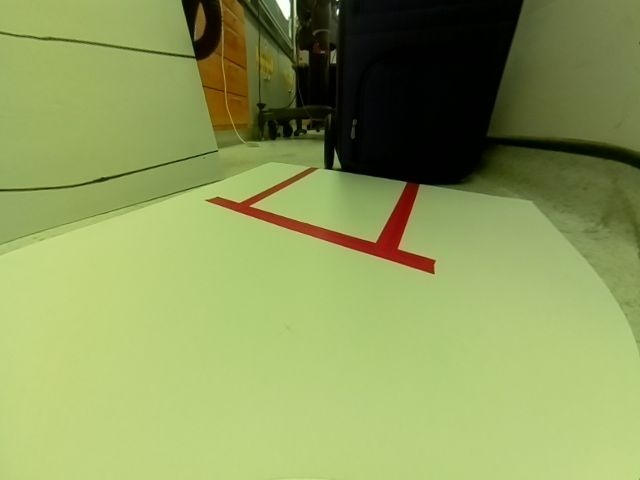
#> input picture src/parking_test_image/modify/IMAGE.jpg, 640 x 480 px
$ jupyter execute --allow-errors lanedetection_test.ipynb   (shell and % lines are left out)
#> lines starting #> are read from the running program, lines starting #| are printed output that depends on the picture; after the words box and inside, x2 and y2 are one past the last pixel; in counts of white or black regions, pixels touching at a corner belong together
[cell 1]
import matplotlib.pyplot as plt
import matplotlib.image as mpimg
import numpy as np
import cv2
import math
from __future__ import division
import copy
# reading in an image

image = mpimg.imread('IMAGE.jpg')
#> image is the input picture: shape (480, 640, 3); mean R, G, B 140.2, 155.1, 90.9

# printing out some stats and plotting the image

print('This image is:', type(image), 'with dimensions:', image.shape)
#| This image is: <class 'numpy.ndarray'> with dimensions: (480, 640, 3)

#image = cv2.cvtColor(image, cv2.COLOR_RGB2BGR);
plt.imshow(image)
plt.show()
cv2.imshow('find_coord',image)
cv2.waitKey(18000)
cv2.destroyAllWindows()

[cell 2]
'''
add_contrast = copy.copy(image[:,:,1:3])
add_contrast = add_contrast*2
add_con_image = copy.copy(image)
add_con_image[:,:,1:3] = add_contrast

plt.imshow(add_con_image)
plt.show()
image = add_con_image
'''
find_cor = cv2.imread('parking_test_05.jpg')
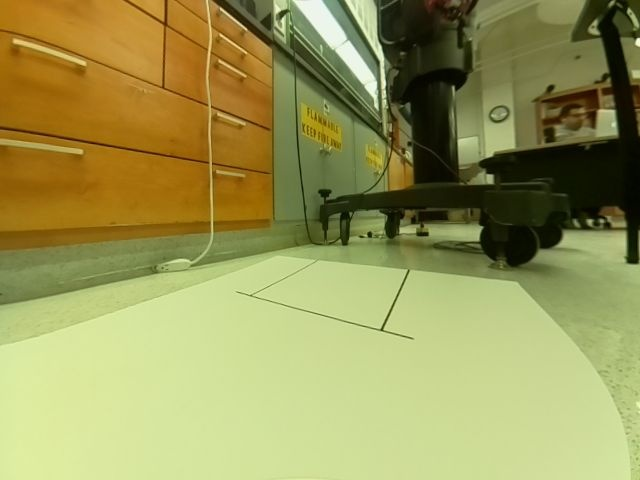
#> input picture src/parking_test_image/modify/parking_test_05.jpg, 640 x 480 px
#> find_cor is the input picture: shape (480, 640, 3); mean B, G, R 87.8, 151.7, 153.4
cv2.imshow('find_coord',find_cor)
#cv2.waitKey(18000)
cv2.destroyAllWindows()

[cell 3]
def region_of_interest(img, vertices):
    mask = np.zeros_like(img)

    match_mask_color = 255 # This line altered for grayscale.

    cv2.fillPoly(mask, vertices, match_mask_color)
    masked_image = cv2.bitwise_and(img, mask)
    return masked_image


height = image.shape[0]
width = image.shape[1]

region_of_interest_vertices = [
    (60, height*0.8),
    #(0, 350),
    (60, height*0.3),
    (580,height*0.3),
    (580,height*0.8),
]

hsv = cv2.cvtColor(image, cv2.COLOR_RGB2HLS)
#> hsv: shape (480, 640, 3); mean of channels 0, 1, 2 38.6, 124.1, 111.7
lower_red = np.array([0,50,50])
upper_red = np.array([25,250,250])
mask0 = cv2.inRange(hsv, lower_red, upper_red)
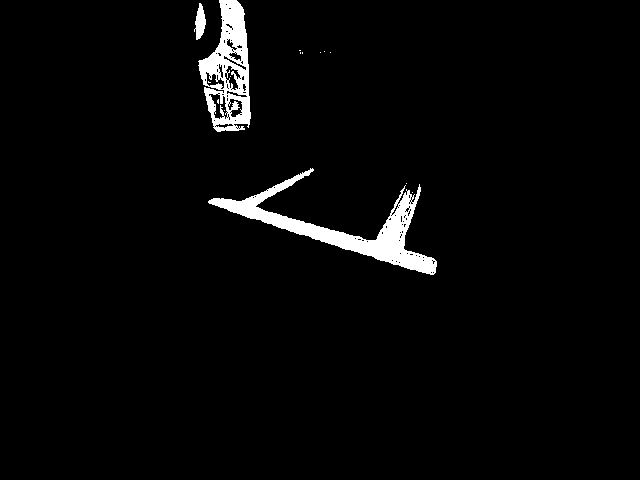
#> mask0: shape (480, 640); 2.9% white; 15 white regions (12 under 20 px), largest, box (x1, y1, x2, y2) and area: (208, 168, 437, 275) 5035, (198, 0, 251, 132) 3638, (194, 3, 206, 40) 268
# upper mask (170-180)
lower_red = np.array([160,50,50])
upper_red = np.array([185,250,250])
mask1 = cv2.inRange(hsv, lower_red, upper_red)
#> mask1: shape (480, 640); every value is 0
mask = mask0+mask1


plt.figure()
plt.imshow(mask)
plt.show()

res = cv2.bitwise_and(image,image,mask=mask)

cannyed_image = cv2.Canny(res, 90, 100)
#> cannyed_image: shape (480, 640); 0.91% white in thin lines or dots, all inside (x1, y1, x2, y2) = (193, 0, 438, 276)

# Moved the cropping operation to the end of the pipeline.
cropped_image = region_of_interest(
    cannyed_image,
    np.array([region_of_interest_vertices], np.int32)
)
#> in region_of_interest, `cv2.fillPoly(mask, vertices, match_mask_color)`:
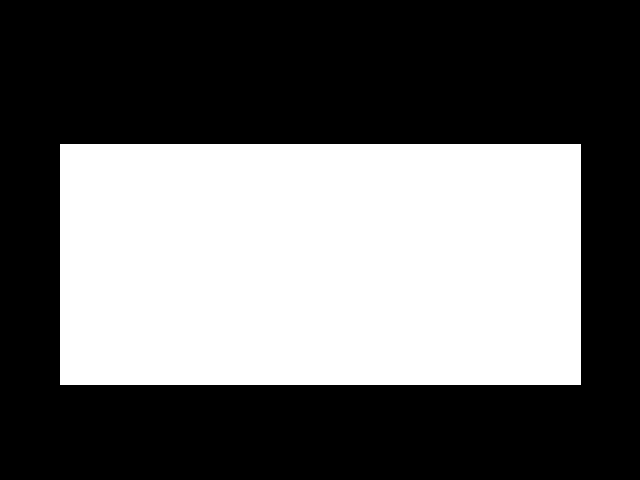
#> mask: shape (480, 640); 40.9% white; 1 white region, box (x1, y1, x2, y2) and area: (60, 144, 581, 385) 125561
#> in region_of_interest, `masked_image = cv2.bitwise_and(img, mask)`:
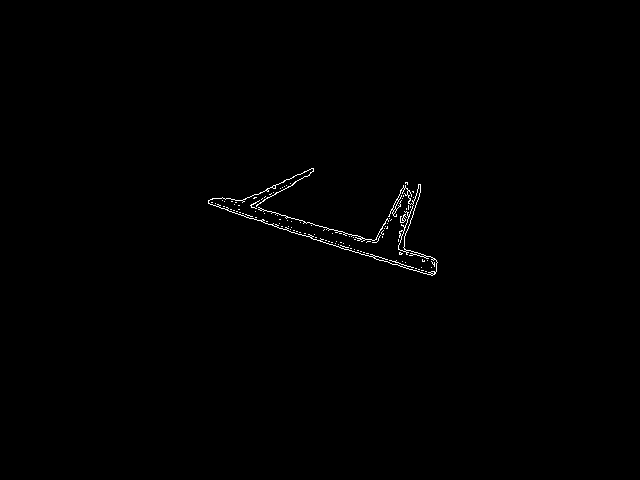
#> masked_image: shape (480, 640); 0.44% white in thin lines or dots, all inside (x1, y1, x2, y2) = (208, 168, 438, 276)

plt.figure()
plt.imshow(cropped_image)

plt.show()

[cell 4]
cannyed_image.shape

[cell 5]
lines = cv2.HoughLinesP(
    cropped_image,
    rho=6,
    theta=np.pi / 120,
    threshold=35,
    lines=np.array([]),
    minLineLength=30,
    maxLineGap=8
)
#> lines = 17 rows, first 6: [272, 224, 326, 240], [398, 249, 436, 260], [382, 258, 416, 268], [348, 249, 427, 274], [251, 206, 374, 242], [267, 188, 313, 168]
print('hough lines detected, lines number:',lines.shape[0])
#| hough lines detected, lines number: 17

[cell 6]
def draw_lines(img, lines, color=[255, 0, 0], thickness=2):
    # If there are no lines to draw, exit.
#> called with lines = array of shape (17, 1, 4), thickness = 2
    if lines is None:
        return

    # Make a copy of the original image.
    img = np.copy(img)

    # Create a blank image that matches the original in size.
    line_img = np.zeros(
        (
            img.shape[0],
            img.shape[1],
            3
        ),
        dtype=np.uint8,
    )

    # Loop over all lines and draw them on the blank image.
    for line in lines:
        for x1, y1, x2, y2 in line:
            cv2.line(line_img, (x1, y1), (x2, y2), color, thickness)
#> this loop made 17 passes

    # Merge the image with the lines onto the original.
    img = cv2.addWeighted(img, 0.8, line_img, 1.0, 0.0)

    return img

line_image = draw_lines(image, lines) # <---- Add this call.

plt.figure()
plt.imshow(line_image)

plt.show()
lines.shape

[cell 7]
# [13 lines left out: functions regular2polar, polar2regular, not called in this run]

def origin_intsec(slope, dev):
    sl = -1/slope
    x = dev/(sl-slope)
    y = sl*x
    return x,y

lines.shape
slope_list = list()
dev_list = list()
dis_list = list()
theta_list = list()
intsec_xlist = list()
intsec_ylist = list()
for line in lines:
    if (line[0][2]-line[0][0]) != 0:  # eliminate the lines with y1 = y2
        slope = (line[0][3]-line[0][1])/(line[0][2]-line[0][0])
        dev = line[0][1]-slope*line[0][0]
        intsec_x, intsec_y = origin_intsec(slope,dev)
        intsec_xlist.append(intsec_x)
        intsec_ylist.append(intsec_y)

        #theta, dis = regular2polar(slope, dev)

        slope_list.append(slope)
        dev_list.append(dev)
#> this loop made 17 passes
#> (line, slope, dev, sl in origin_intsec, x in origin_intsec, y in origin_intsec, intsec_x, intsec_y) on passes 1 to 6: ([[272, 224, 326, 240]], 0.296, 143.4, -3.38, -39.06, 131.8, -39.06, 131.8), ([[398, 249, 436, 260]], 0.289, 133.8, -3.45, -35.73, 123.4, -35.73, 123.4), ([[382, 258, 416, 268]], 0.294, 145.6, -3.4, -39.43, 134.1, -39.43, 134.1), ([[348, 249, 427, 274]], 0.316, 138.9, -3.16, -39.95, 126.2, -39.95, 126.2), ([[251, 206, 374, 242]], 0.293, 132.5, -3.42, -35.73, 122.1, -35.73, 122.1), ([[267, 188, 313, 168]], -0.435, 304.1, 2.3, 111.2, 255.7, 111.2, 255.7)
#> after the loop, dev_list = [143.4, 133.8, 145.6, 138.9, 132.5, 304.1, 1388.9, 121.4, 810.5, 1312.8, 347.1, 1246.5, 1024, 123.8, 143.8, 127.8, 1476.2]; intsec_xlist = [-39.06, -35.73, -39.43, -39.95, -35.73, 111.2, 431.9, -40.14, 371.2, 429.1, 147.7, 415.8, 409.6, -35.42, -39.58, -35.17, 435.6]; intsec_ylist = [131.8, 123.4, 134.1, 126.2, 122.1, 255.7, 150.7, 106.3, 242.7, 159.7, 264.6, 159, 204.8, 112.7, 131.9, 117.2, 142.2]; slope_list = [0.296, 0.289, 0.294, 0.316, 0.293, -0.435, -2.87, 0.378, -1.53, -2.69, -0.558, -2.62, -2, 0.314, 0.3, 0.3, -3.06]
        #dis_list.append(dis)
        #theta_list.append(theta)

plt.figure()
plt.scatter(intsec_xlist,intsec_ylist)
plt.show()
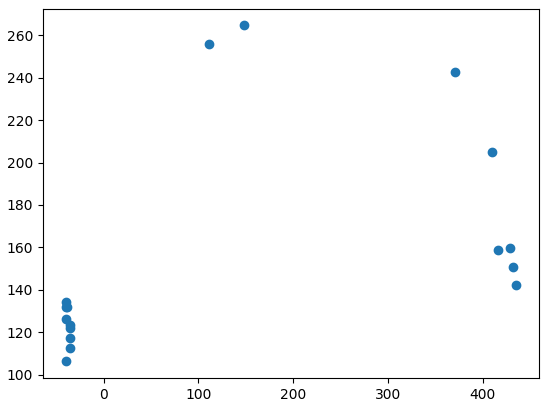
#> figure drawn by matplotlib, 1 panel

#> (a cell that did not finish here is left out)

[cell 9]
theta_list
#dis_list

[cell 10]
np.sin(2)

[cell 11]
from scipy.cluster.hierarchy import dendrogram, linkage
# some setting for this notebook to actually show the graphs inline
# you probably won't need this
np.set_printoptions(precision=5, suppress=True)  # suppress scientific float notation

[cell 12]
slope_list
#> Out has the same summary as slope_list

[cell 13]
# combine slope and deviation in one list
lines_array = np.column_stack((slope_list, dev_list))
#> lines_array = 17 rows, first 8: [0.296, 143.4], [0.289, 133.8], [0.294, 145.6], [0.316, 138.9], [0.293, 132.5], [-0.435, 304.1], [-2.87, 1388.9], [0.378, 121.4]


# filter can also be developed, like use (rou,theta) as data
lines_array_filted = copy.copy(lines_array)
#> lines_array_filted has the same summary as lines_array
def lines_array_filter(lines):
    lines_invk = copy.copy(lines)
#> lines_invk has the same summary as lines_array outside lines_array_filter
    #lines_invk[:,0] = -lines_invk[:,0]
    lines_2pts = np.zeros((lines.shape[0],4))

    for i in range(lines_invk.shape[0]):
        k = lines_invk[i][0]
        b = lines_invk[i][1]
        if 0 <= b <= 480:
            lines_2pts[i][0] = 0
            lines_2pts[i][1] = b
            check = 640 * k + b
            if 0 <= check <= 480:
                lines_2pts[i][2] = 640
                lines_2pts[i][3] = check
            elif check > 480:
                lines_2pts[i][2] = (480-b)/k
                lines_2pts[i][3] = 480
            else:
                lines_2pts[i][2] = -b/k
                lines_2pts[i][3] = 0

        elif lines[i][1] > 480:
            lines_2pts[i][0] = (480-b)/k
            lines_2pts[i][1] = 480
            check = 640 * k + b
            if 0 <= check <= 480:
                lines_2pts[i][2] = 640
                lines_2pts[i][3] = check
            else:
                lines_2pts[i][2] = -b/k
                lines_2pts[i][3] = 0

        else:
            lines_2pts[i][0] = -b/k
            lines_2pts[i][1] = 0
            check = 640 * k + b
            if 0 <= check <= 480:
                lines_2pts[i][2] = 640
                lines_2pts[i][3] = check
            else:
                lines_2pts[i][2] = (480-b)/k
                lines_2pts[i][3] = 480
#> this loop made 17 passes
#> (k, b, check) on passes 1 to 8: (0.296, 143.4, 333), (0.289, 133.8, 319.1), (0.294, 145.6, 333.9), (0.316, 138.9, 341.4), (0.293, 132.5, 319.9), (-0.435, 304.1, 25.83), (-2.87, 1388.9, -445.7), (0.378, 121.4, 363.2)
#> after the loop, lines_2pts = 17 rows, first 6: [0, 143.4, 640, 333], [0, 133.8, 640, 319.1], [0, 145.6, 640, 333.9], [0, 138.9, 640, 341.4], [0, 132.5, 640, 319.9], [0, 304.1, 640, 25.83]

    return lines_2pts


lines_array_filted = lines_array_filter(lines_array)
#> lines_array_filted has the same summary as lines_2pts in lines_array_filter
lines_feature_array= np.column_stack((intsec_xlist, intsec_ylist))
#> lines_feature_array = 17 rows, first 8: [-39.06, 131.8], [-35.73, 123.4], [-39.43, 134.1], [-39.95, 126.2], [-35.73, 122.1], [111.2, 255.7], [431.9, 150.7], [-40.14, 106.3]

Z = linkage(lines_feature_array, 'ward')
#> Z = 16 rows, first 6: [0, 14, 0.525, 2], [1, 4, 1.37, 2], [2, 17, 2.51, 3], [13, 15, 4.56, 2], [3, 18, 6.3, 3], [6, 16, 9.2, 2]
lines_array_filted
#> Out has the same summary as lines_2pts in lines_array_filter

[cell 14]
# a integreted function to use dendrogram_hierarchy clusters

# Note_here can write a loop to increase max_d until get 3 valid lines

from scipy.cluster.hierarchy import fcluster
max_d = 200
clusters = fcluster(Z, max_d, criterion='distance')
#> clusters = 17 values, max 3 at index 5, min 1 at index 6, mean 1.76
cluster_number = np.unique(clusters).shape[0]

# define a function to calculate the ave k and b for each line
def lines_para_ave(clst_num, clsts):
#> called with clst_num = 3, clsts = array of shape (17,)
    lineslope_array_cluster = np.zeros((clst_num, 1))
    slope_ave = np.zeros((cluster_number, 1))
    linedev_array_cluster = np.zeros((clst_num, 1))
    dev_ave = np.zeros((cluster_number, 1))


    for i in range (clst_num):
        count = 0
        for j in range (clsts.shape[0]):
            if clsts[j] == (i+1):
                count += 1
                lineslope_array_cluster[i][0] += lines_array[j][0]
                linedev_array_cluster[i][0] += lines_array[j][1]
        slope_ave[i][0] = lineslope_array_cluster[i][0]/count
        dev_ave[i][0] = linedev_array_cluster[i][0]/count
#> after the loop, dev_ave = [1209.8, 134.6, 325.6]; linedev_array_cluster = [7258.9, 1211.1, 651.2]; lineslope_array_cluster = [-14.76, 2.78, -0.993]; slope_ave = [-2.46, 0.309, -0.496]
    return slope_ave, dev_ave

slope_ave, dev_ave = lines_para_ave(cluster_number,clusters)
#> slope_ave = [-2.46, 0.309, -0.496]; dev_ave = [1209.8, 134.6, 325.6]

# a function to draw new lines given the lines_para_ave
def draw_new_lines(k_ave, b_ave):
    new_lines = np.zeros((k_ave.shape[0],1,4))
    for i in range(b_ave.shape[0]):

        new_y2 = k_ave[i][0]*width + dev_ave[i][0]
        new_y2 = int(new_y2)
        b_ave[i][0] = int(b_ave[i][0])
        new_y1 = b_ave[i][0]
        temp_lines = np.zeros((1,4))
        temp_lines[0] = [0, new_y1, width, new_y2]
        new_lines[i] = temp_lines
#> this loop made 3 passes
#> (new_y2, new_y1) on passes 1 to 3: (-364, 1209), (332, 134), (7, 325)
#> after the loop, b_ave = [1209, 134, 325]; new_lines = [[0, 1209, 640, -364], [0, 134, 640, 332], [0, 325, 640, 7]]

    new_lines = new_lines.astype(int)
    new_lines_img = draw_lines(image, new_lines, color=[255, 0, 0], thickness=3)
#> call 2 of draw_lines, with lines = array of shape (3, 1, 4), thickness = 3
#> the loop in draw_lines (call 2), `for line in lines:` made 3 passes
#> after the loop in draw_lines (call 2), `for line in lines:`:
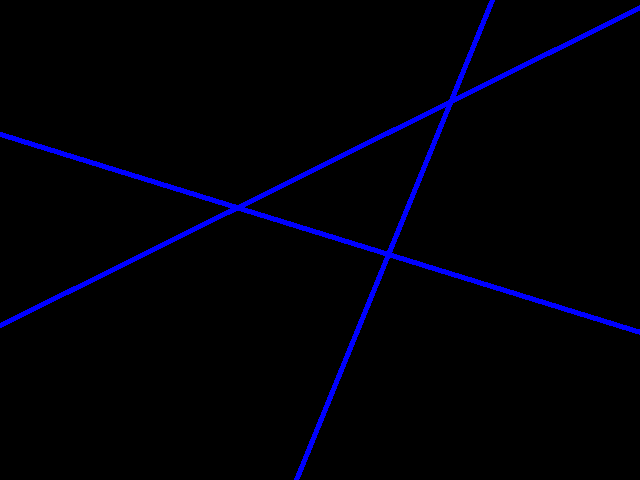
#> line_img: shape (480, 640, 3); mean of channels 0, 1, 2 7.9, 0, 0; drawn as B, G, R
#> in draw_lines (call 2), `img = cv2.addWeighted(img, 0.8, line_img, 1.0, 0.0)`:
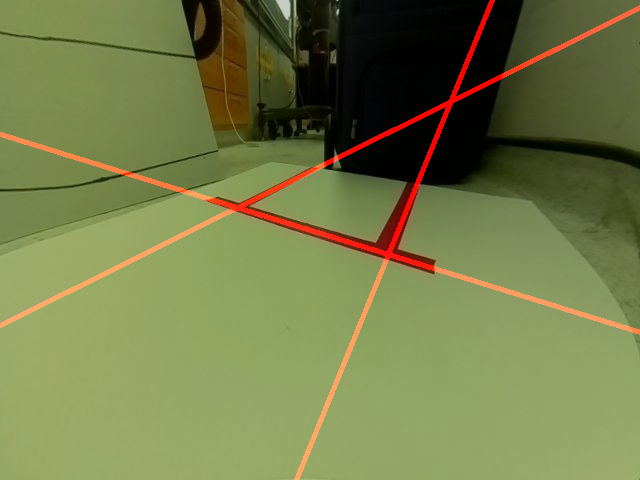
#> img: shape (480, 640, 3); mean R, G, B 117, 124.1, 72.7
    plt.figure()
    plt.imshow(new_lines_img)
    plt.show()
    return new_lines

new_lines = draw_new_lines(slope_ave, dev_ave)
print('The number of cluster is:', cluster_number)
#| The number of cluster is: 3

[cell 15]
intersect_pts = list()
for i in range(new_lines.shape[0]):
    for j in range(i+1, new_lines.shape[0]):

        k1 = (new_lines[i][0][3] - new_lines[i][0][1])/(new_lines[i][0][2]-new_lines[i][0][0])

        k2 = (new_lines[j][0][3] - new_lines[j][0][1])/(new_lines[j][0][2]-new_lines[j][0][0])

        x = - (new_lines[j][0][1]-new_lines[i][0][1])/(k2-k1)
        y = k1*x + new_lines[i][0][1]

        temp = [x, y]

        intersect_pts.append(temp)
#> after the loop, intersect_pts = [[388.5, 254.2], [450.8, 101], [236.9, 207.3]]
intersect_pts = np.array(intersect_pts)
intersect_pts = intersect_pts.astype(int)
#> intersect_pts = [[388, 254], [450, 101], [236, 207]]

# eliminate those invalid pts
def refine_intersect(intersect):
    index= 0
    for i in range(intersect.shape[0]):
        x = intersect[index][0]
        y = intersect[index][1]
        if (x<=60 or x>=580 or y<=144 or y>=384):
            intersect = np.delete(intersect, index, 0)
            index -= 1
        index += 1
#> this loop made 3 passes
#> (x, y, intersect) on pass 2: (450, 101, [[388, 254], [236, 207]])
#> after the loop, index = 2

    return intersect

intersect_pts = refine_intersect(intersect_pts)
#> intersect_pts = [[388, 254], [236, 207]]


from matplotlib.patches import Circle
fig,ax = plt.subplots(1)
ax.set_aspect('equal')

# Show the image
ax.imshow(image)


for x,y in intersect_pts:
    circ = Circle((x,y),5,color='r')
    ax.add_patch(circ)
#> this loop made 2 passes

plt.show()
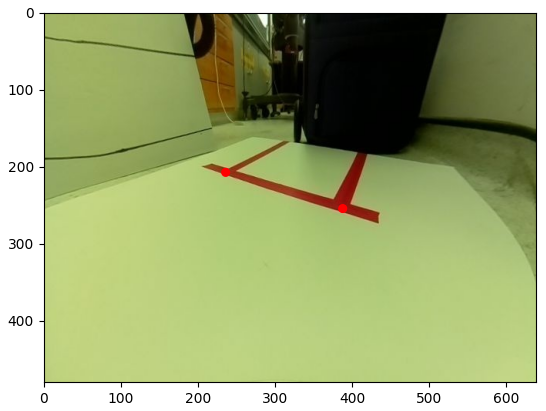
#> figure drawn by matplotlib, 1 panel

[cell 16]
intersect_pts
#> Out = [[388, 254], [236, 207]]

[cell 17]
# calculate the mid_point pixel location

def get_midpoint(intersect):
    mid_x = np.sum(intersect[:,0])/intersect.shape[0]
#> mid_x = 312
    mid_y = np.sum(intersect[:,1])/intersect.shape[0]
#> mid_y = 230.5
    return mid_x,mid_y


mid_x, mid_y = get_midpoint(intersect_pts)
#> mid_x = 312; mid_y = 230.5
fig,ax = plt.subplots(1)
ax.set_aspect('equal')

# Show the image
ax.imshow(image)


circ_mid = Circle((mid_x,mid_y),5,color='r')
ax.add_patch(circ_mid)

plt.show()
print('the pixel coordinate is : (%5.1f, %5.1f)'%(mid_x,mid_y))
#| the pixel coordinate is : (312.0, 230.5)

[cell 18]
line_array_cluster = np.zeros((2*cluster_number, clusters.shape[0]))
line_array_cluster.shape

[cell 19]
from scipy.cluster.hierarchy import cophenet
from scipy.spatial.distance import pdist

c, coph_dists = cophenet(Z, pdist(lines_array))
#> c = 0.919; coph_dists = 136 values, max 1181.2 at index 5, min 0.525 at index 13, mean 640
c
#> Out = 0.919

[cell 20]
# calculate full dendrogram
plt.figure(figsize=(25, 10))
plt.title('Hierarchical Clustering Dendrogram')
plt.xlabel('sample index')
plt.ylabel('distance')
dendrogram(
    Z,
    leaf_rotation=90.,  # rotates the x axis labels
    leaf_font_size=8.,  # font size for the x axis labels
)
plt.show()
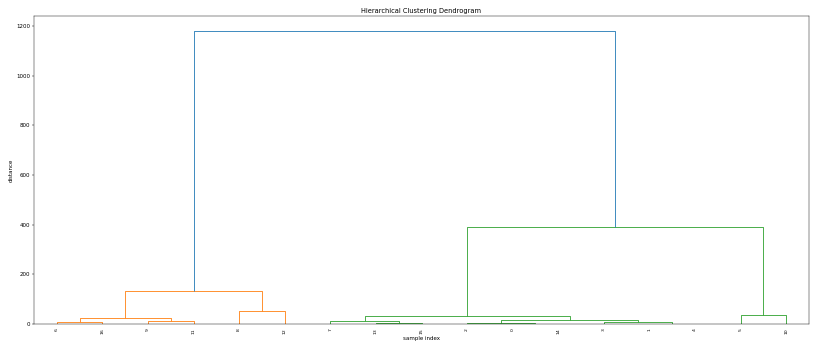
#> figure drawn by matplotlib, 1 panel

[cell 21]
def fancy_dendrogram(*args, **kwargs):
    max_d = kwargs.pop('max_d', None)
    if max_d and 'color_threshold' not in kwargs:
        kwargs['color_threshold'] = max_d
    annotate_above = kwargs.pop('annotate_above', 0)

    ddata = dendrogram(*args, **kwargs)

    if not kwargs.get('no_plot', False):
        plt.title('Hierarchical Clustering Dendrogram (truncated)')
        plt.xlabel('sample index or (cluster size)')
        plt.ylabel('distance')
        for i, d, c in zip(ddata['icoord'], ddata['dcoord'], ddata['color_list']):
            x = 0.5 * sum(i[1:3])
            y = d[1]
            if y > annotate_above:
                plt.plot(x, y, 'o', c=c)
                plt.annotate("%.3g" % y, (x, y), xytext=(0, -5),
                             textcoords='offset points',
                             va='top', ha='center')
        if max_d:
            plt.axhline(y=max_d, c='k')
    return ddata

[cell 22]
# define max_distance
max_d = 300

fancy_dendrogram(
    Z,
    truncate_mode='lastp',
    #p=12,
    leaf_rotation=90.,
    leaf_font_size=12.,
    show_contracted=True,
    annotate_above=10,
    max_d=max_d,  # plot a horizontal cut-off line
)
plt.show()
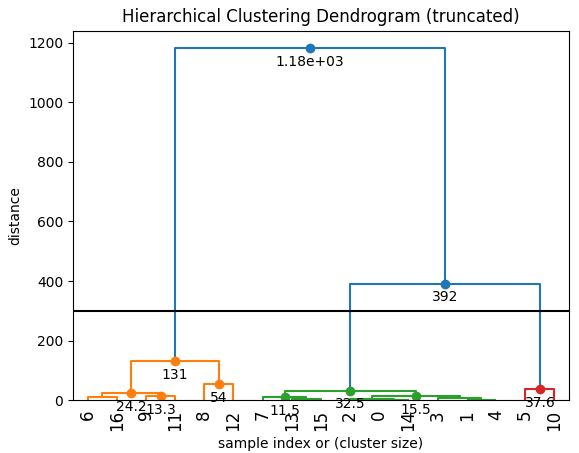
#> figure drawn by matplotlib, 1 panel

[cell 23]
from scipy.cluster.hierarchy import fcluster
max_d = 420
clusters = fcluster(Z, max_d, criterion='distance')
#> clusters = 17 values, max 2 at index 0, min 1 at index 6, mean 1.65
clusters
#> Out has the same summary as clusters

[cell 24]
left_line_x = []
left_line_y = []
right_line_x = []
right_line_y = []

for line in lines:
    for x1, y1, x2, y2 in line:

        slope = (y2 - y1) / (x2 - x1) # <-- Calculating the slope.
        print(slope)
        if math.fabs(slope) < 0.5:
            #print(math.fabs(slope))
            continue
        if slope <= 0: # <-- If the slope is negative, left group.
            left_line_x.extend([x1, x2])
            left_line_y.extend([y1, y2])
        else: # <-- Otherwise, right group.
            right_line_x.extend([x1, x2])
            right_line_y.extend([y1, y2])
#> after the loop, left_line_x = [398, 413, 373, 407, 404, 420, 251, 294, 394, 407, 401, 417, 404, 420]; left_line_y = [248, 205, 240, 188, 227, 184, 207, 183, 216, 182, 222, 190, 239, 190]; right_line_x = []; right_line_y = []

min_y = int(image.shape[0] * (2 / 5)) # <-- Just below the horizon
max_y = image.shape[0] # <-- The bottom of the image

poly_left = np.poly1d(np.polyfit(
    left_line_y,
    left_line_x,
    deg=1
))

left_x_start = int(poly_left(max_y))
#> left_x_start = 410
left_x_end = int(poly_left(min_y))
#> left_x_end = 384

#> (the rest of this cell did not finish here and is left out)
